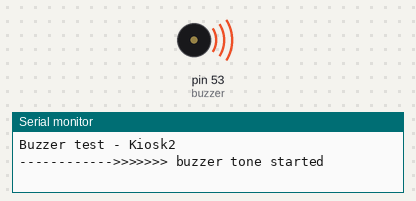
The sketch below on a simulated Arduino Mega 2560, built with avr-gcc and run on an emulated ATmega2560. Shown: buzzer (waves = sounding, pin HIGH), the last lines printed to the serial monitor.

Above: at 0.1 s.
At 5.1 s:
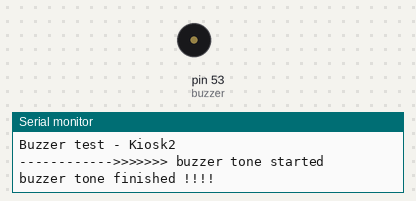
Timing chart, 0 to 6.6 s (numbered marks = the images above):
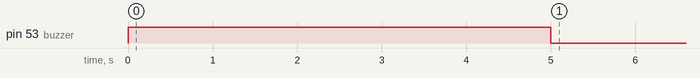

The sketch:

Buzzer.ino
```cpp
#define buzzer 53

void setup(){
	Serial.begin(115200);
	Serial.println("Buzzer test - Kiosk2");

	pinMode(buzzer, OUTPUT);


	digitalWrite(buzzer, HIGH);
	Serial.println("------------>>>>>>> buzzer tone started");
	delay(5000);
	digitalWrite(buzzer, LOW);
	Serial.println("buzzer tone finished !!!!");
}

void loop(){

}
```
